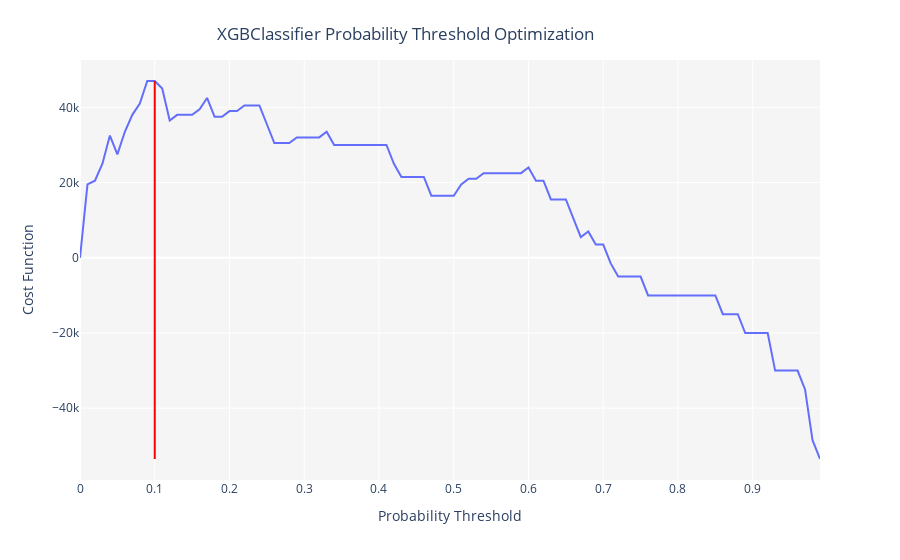

Notebook source saved alongside this figure:
### Code cell
# optmize threshold for trained model
pc.optimize_threshold(tune_xb_model, true_negative=1500,false_negative=-5000)

### Figure 1 — Plotly figure (JSON) as saved in the notebook; plotly's stock layout.template omitted (floating-point values rounded to 4 significant figures)
{"data": [{"hovertemplate": "Probability Threshold=%{x}<br>Cost Function=%{y}", "showlegend": false, "legendgroup": "", "name": "", "yaxis": "y", "hoverlabel": {"namelength": 0}, "mode": "lines", "xaxis": "x", "y": [0, 19500, 20500, 25000, 32500, 27500, 33500, 38000, 41000, 47000, 47000, 45000, 36500, 38000, 38000, 38000, 39500, 42500, 37500, 37500, 39000, 39000, 40500, 40500, 40500, 35500, 30500, 30500, 30500, 32000, 32000, 32000, 32000, 33500, 30000, 30000, 30000, 30000, 30000, 30000, 30000, 30000, 25000, 21500, 21500, 21500, 21500, 16500, 16500, 16500, 16500, 19500, 21000, 21000, 22500, 22500, 22500, 22500, 22500, 22500, 24000, 20500, 20500, 15500, 15500, 15500, 10500, 5500, 7000, 3500, 3500, -1500, -5000, -5000, -5000, -5000, -10000, -10000, -10000, -10000, -10000, -10000, -10000, -10000, -10000, -10000, -15000, -15000, -15000, -20000, -20000, -20000, -20000, -30000, -30000, -30000, -30000, -35000, -48500, -53500], "x": [0, 0.01, 0.02, 0.03, 0.04, 0.05, 0.06, 0.07, 0.08, 0.09, 0.1, 0.11, 0.12, 0.13, 0.14, 0.15, 0.16, 0.17, 0.18, 0.19, 0.2, 0.21, 0.22, 0.23, 0.24, 0.25, 0.26, 0.27, 0.28, 0.29, 0.3, 0.31, 0.32, 0.33, 0.34, 0.35, 0.36, 0.37, 0.38, 0.39, 0.4, 0.41, 0.42, 0.43, 0.44, 0.45, 0.46, 0.47, 0.48, 0.49, 0.5, 0.51, 0.52, 0.53, 0.54, 0.55, 0.56, 0.57, 0.58, 0.59, 0.6, 0.61, 0.62, 0.63, 0.64, 0.65, 0.66, 0.67, 0.68, 0.69, 0.7, 0.71, 0.72, 0.73, 0.74, 0.75, 0.76, 0.77, 0.78, 0.79, 0.8, 0.81, 0.82, 0.83, 0.84, 0.85, 0.86, 0.87, 0.88, 0.89, 0.9, 0.91, 0.92, 0.93, 0.94, 0.95, 0.96, 0.97, 0.98, 0.99], "line": {"color": "#636efa", "dash": "solid", "shape": "linear"}, "type": "scatter"}], "layout": {"xaxis": {"domain": [0, 1], "anchor": "y", "title": {"text": "Probability Threshold"}}, "title": {"y": 0.95, "text": "XGBClassifier Probability Threshold Optimization", "yanchor": "top", "xanchor": "center", "x": 0.45}, "plot_bgcolor": "rgb(245,245,245)", "yaxis": {"domain": [0, 1], "anchor": "x", "title": {"text": "Cost Function"}}, "shapes": [{"y1": 47000, "y0": -53500, "line": {"color": "red", "width": 2}, "x1": 0.1, "type": "line", "x0": 0.1}], "margin": {"t": 60}, "legend": {"tracegroupgap": 0}}}
